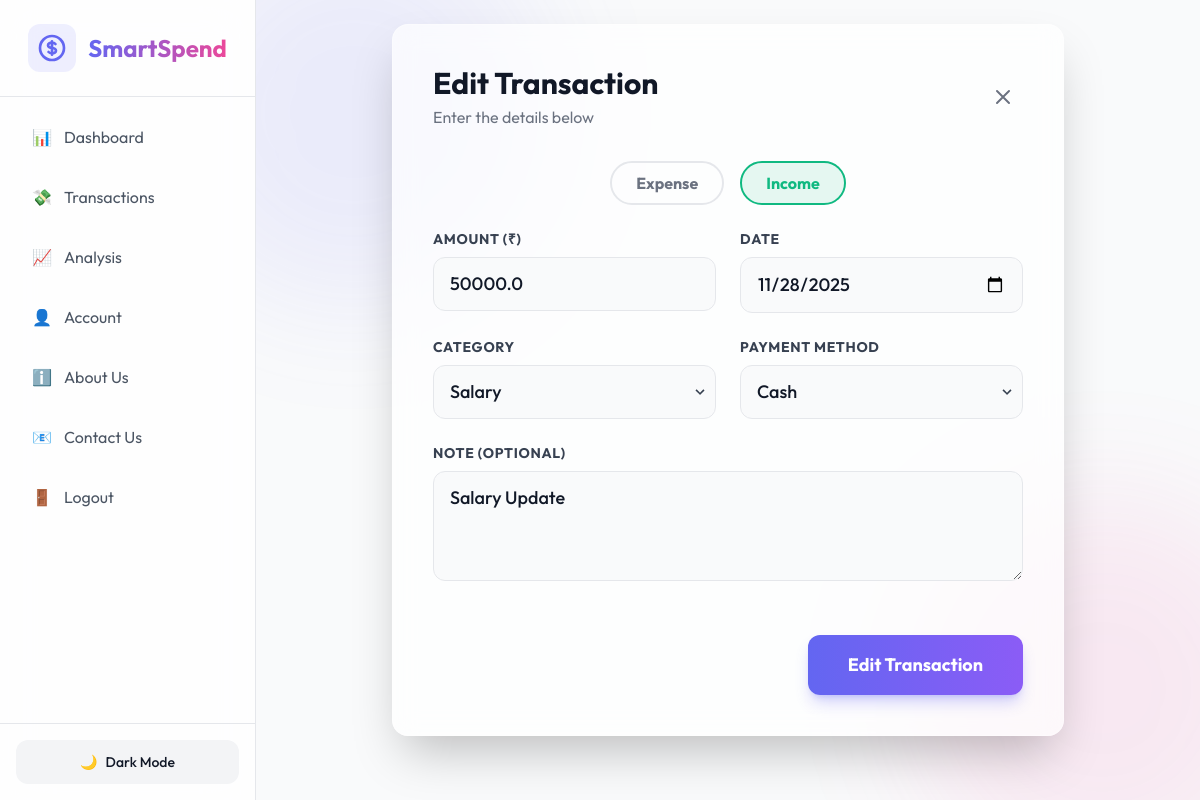
Page /expenses/2/edit (signed in) on the committed database.
### app/models.py (models this page shows, shortened)
class Expense(db.Model):
    id = db.Column(db.Integer, primary_key=True)
    user_id = db.Column(db.Integer, db.ForeignKey('user.id'))
    category_id = db.Column(db.Integer, db.ForeignKey('category.id'))
    amount = db.Column(db.Float)
    date = db.Column(db.DateTime, index=True, default=datetime.utcnow)
    payment_method = db.Column(db.String(64))
    note = db.Column(db.String(140))
    type = db.Column(db.String(20), default='expense') # 'income' or 'expense'
    category = db.relationship('Category')

class Category(db.Model):
    id = db.Column(db.Integer, primary_key=True)
    name = db.Column(db.String(64))

### app/routes/expense_routes.py (the view)
@expense_bp.route('/expenses/<int:id>/edit', methods=['GET', 'POST'])
@login_required
def edit_expense(id):
    expense = ExpenseService.get_expense_by_id(id, current_user.id)
    if not expense:
        flash('Expense not found')
        return redirect(url_for('expense.list_expenses'))
    if request.method == 'POST':
        ExpenseService.update_expense(id, request.form, current_user.id)
        flash('Expense updated successfully!')
        return redirect(url_for('expense.list_expenses'))
    categories = Category.query.all()
    return render_template('expense/form.html', categories=categories, expense=expense, action='Edit')

### app/models.py (called while the page is built)
@login_manager.user_loader
def load_user(user_id):
    return User.query.get(int(user_id))

### app/services/expense_service.py (called while the page is built)
    @staticmethod
    def get_expense_by_id(expense_id, user_id):
        return Expense.query.filter_by(id=expense_id, user_id=user_id).first()

### app/templates/expense/form.html (shortened to what this page needs)
{% extends "base.html" %}
{% block content %}
<div class="flex items-center justify-center min-h-[60vh] animate-fade-in-down">
    <div class="w-full max-w-2xl glass rounded-2xl shadow-2xl overflow-hidden">
        <div class="p-8 md:p-10">
            <div class="flex justify-between items-center mb-8">
                <div>
                    <h2 class="text-3xl font-bold text-gray-900 dark:text-white">{{ action }} Transaction</h2>
                    <p class="text-gray-500 dark:text-gray-400 mt-1">Enter the details below</p>
                </div>
                <a href="{{ url_for('expense.list_expenses') }}"
                    class="p-2 rounded-full hover:bg-gray-100 dark:hover:bg-white/10 transition">
                    <svg xmlns="http://www.w3.org/2000/svg" class="h-6 w-6 text-gray-500 dark:text-gray-400" fill="none"
                        viewBox="0 0 24 24" stroke="currentColor">
                        <path stroke-linecap="round" stroke-linejoin="round" stroke-width="2"
                            d="M6 18L18 6M6 6l12 12" />
                    </svg>
                </a>
            </div>
            <form method="POST" class="space-y-6">
                <div class="flex justify-center gap-4 mb-6">
                    <label class="cursor-pointer">
                        <div
                            class="px-6 py-2 rounded-full border-2 border-gray-200 dark:border-gray-700 peer-checked:border-danger peer-checked:bg-danger/10 peer-checked:text-danger text-gray-500 dark:text-gray-400 font-bold transition">
                            Expense
                        </div>
                    </label>
                    <label class="cursor-pointer">
                        <div
                            class="px-6 py-2 rounded-full border-2 border-gray-200 dark:border-gray-700 peer-checked:border-success peer-checked:bg-success/10 peer-checked:text-success text-gray-500 dark:text-gray-400 font-bold transition">
                            Income
                        </div>
                    </label>
                </div>
                <div class="grid grid-cols-1 md:grid-cols-2 gap-6">
                    <div>
                        <label for="amount"
                            class="block text-sm font-bold text-gray-700 dark:text-gray-300 mb-2 uppercase tracking-wider">Amount
                            (₹)</label>
                        <input type="number" step="0.01" name="amount" id="amount" required
                            value="{{ expense.amount if expense else '' }}"
                            class="w-full px-4 py-3 rounded-xl border border-gray-200 dark:border-gray-700 bg-gray-50 dark:bg-dark/50 text-gray-900 dark:text-white focus:ring-2 focus:ring-primary focus:border-transparent transition text-lg font-medium placeholder-gray-400"
                            placeholder="0.00">
                    </div>
                    <div>
                        <label for="date"
                            class="block text-sm font-bold text-gray-700 dark:text-gray-300 mb-2 uppercase tracking-wider">Date</label>
                        <input type="date" name="date" id="date" required
                            value="{{ expense.date.strftime('%Y-%m-%d') if expense else '' }}"
                            class="w-full px-4 py-3 rounded-xl border border-gray-200 dark:border-gray-700 bg-gray-50 dark:bg-dark/50 text-gray-900 dark:text-white focus:ring-2 focus:ring-primary focus:border-transparent transition text-lg font-medium">
                    </div>
                </div>
                <div class="grid grid-cols-1 md:grid-cols-2 gap-6">
                    <div>
                        <label for="category_id"
                            class="block text-sm font-bold text-gray-700 dark:text-gray-300 mb-2 uppercase tracking-wider">Category</label>
                        <div class="relative">
                            <select name="category_id" id="category_id" required
                                class="w-full pl-4 pr-10 py-3 rounded-xl border border-gray-200 dark:border-gray-700 bg-gray-50 dark:bg-dark/50 text-gray-900 dark:text-white focus:ring-2 focus:ring-primary focus:border-transparent appearance-none transition text-lg font-medium">
                                {% for category in categories %}
                                <option value="{{ category.id }}" {% if expense and expense.category_id==category.id
                                    %}selected{% endif %}>{{ category.name }}</option>
                                {% endfor %}
                            </select>
                            <div
                                class="pointer-events-none absolute inset-y-0 right-0 flex items-center px-2 text-gray-700 dark:text-gray-300">
                            </div>
                        </div>
                    </div>
                    <div>
                        <label for="payment_method"
                            class="block text-sm font-bold text-gray-700 dark:text-gray-300 mb-2 uppercase tracking-wider">Payment
                            Method</label>
                        <div class="relative">
                            <select name="payment_method" id="payment_method" required
                                class="w-full pl-4 pr-10 py-3 rounded-xl border border-gray-200 dark:border-gray-700 bg-gray-50 dark:bg-dark/50 text-gray-900 dark:text-white focus:ring-2 focus:ring-primary focus:border-transparent appearance-none transition text-lg font-medium">
                                <option value="Cash" >Cash</option>
                            </select>
                            <div
                                class="pointer-events-none absolute inset-y-0 right-0 flex items-center px-2 text-gray-700 dark:text-gray-300">
                            </div>
                        </div>
                    </div>
                </div>
                <div>
                    <label for="note"
                        class="block text-sm font-bold text-gray-700 dark:text-gray-300 mb-2 uppercase tracking-wider">Note
                        (Optional)</label>
                    <textarea name="note" id="note" rows="3"
                        class="w-full px-4 py-3 rounded-xl border border-gray-200 dark:border-gray-700 bg-gray-50 dark:bg-dark/50 text-gray-900 dark:text-white focus:ring-2 focus:ring-primary focus:border-transparent transition text-lg font-medium placeholder-gray-400"
                        placeholder="e.g. Dinner with friends">{{ expense.note if expense else '' }}</textarea>
                </div>
                <div class="flex justify-end pt-6">
                    <button type="submit"
                        class="bg-gradient-to-r from-primary to-accent hover:from-indigo-600 hover:to-violet-600 text-white font-bold py-4 px-10 rounded-xl transition duration-200 transform hover:scale-[1.02] shadow-lg shadow-primary/30 text-lg">
                        {{ action }} Transaction
                    </button>
                </div>
            </form>
        </div>
    </div>
</div>
{% endblock %}

### app/static/css/styles.css (style rules this page uses)
.glass { background: rgba(255, 255, 255, 0.7); backdrop-filter: blur(12px); -webkit-backdrop-filter: blur(12px); border: 1px solid rgba(255, 255, 255, 0.3); }
.animate-fade-in-down { animation: fadeInDown 0.5s ease-out; }

### rows in the picture
Expense: amount "50000.0", date "11/28/2025", category_id "Salary", note "Salary Update"

### other values in the picture
{{ action }} "Edit"
